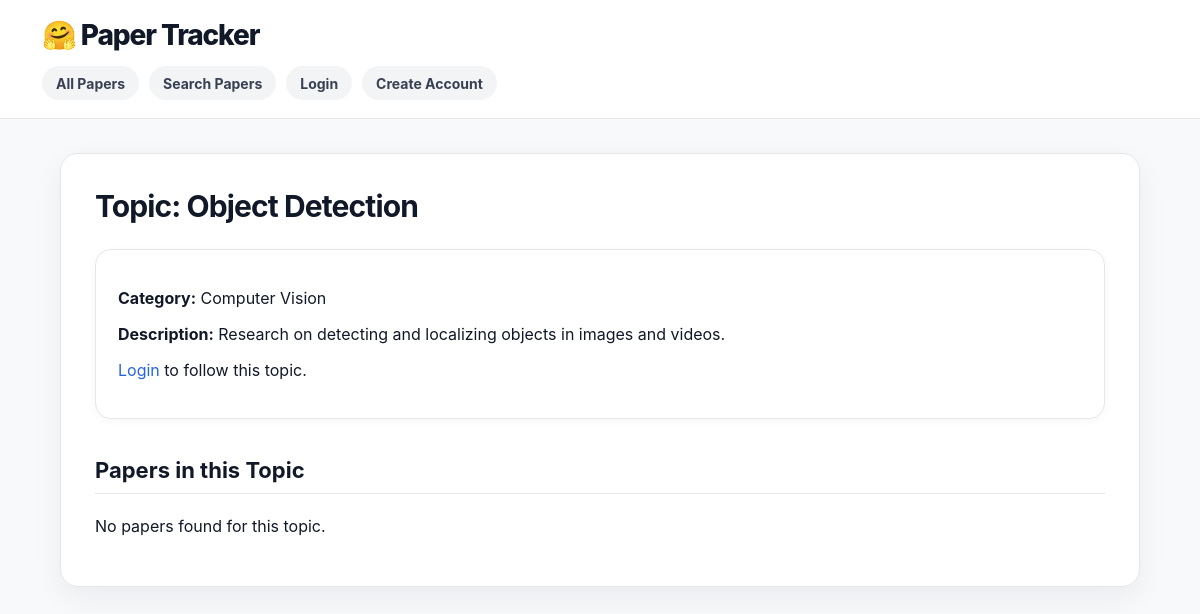
The app's page /paper_tracker/topic/1/, older data.
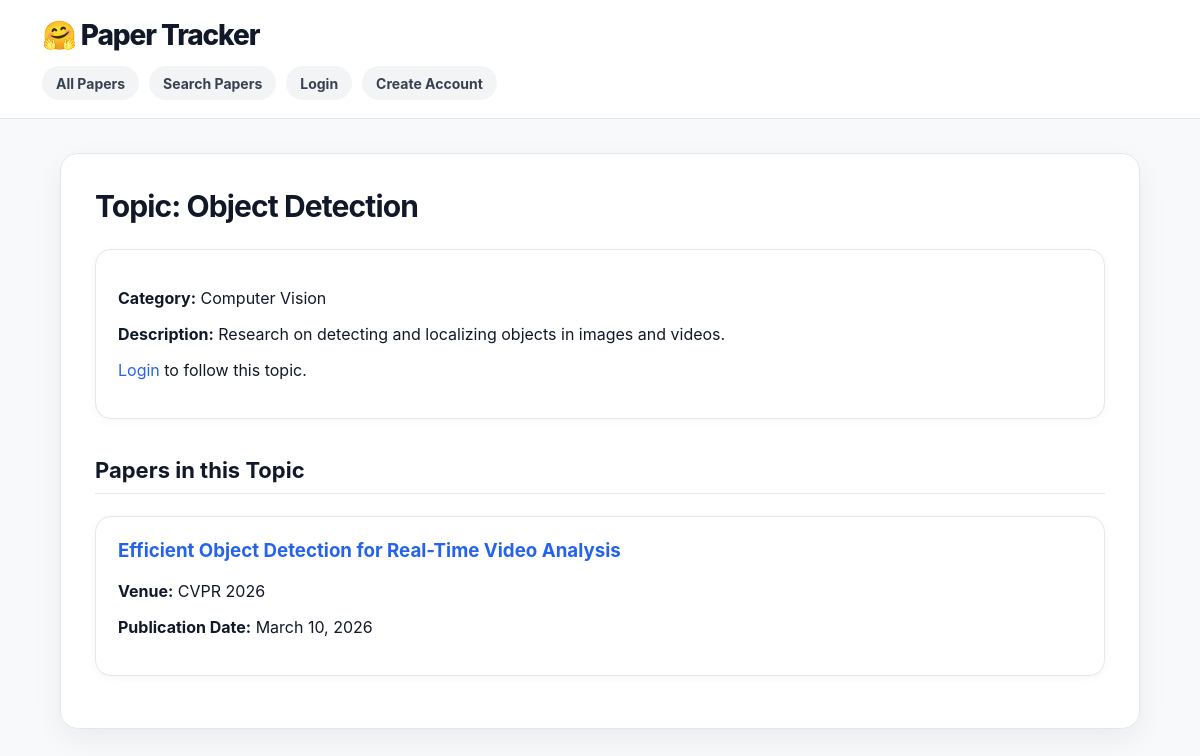
The same page, newer data.
### paper_tracker/models.py (models this page shows, shortened)
class Paper(models.Model):
    title = models.CharField(max_length=300)
    authors = models.ManyToManyField(Author, blank=True)
    abstract = models.TextField()
    publication_date = models.DateField()
    conference_or_journal_name = models.CharField(max_length=200)
    paper_link = models.URLField()
    pdf_link = models.URLField(blank=True)
    topic = models.ForeignKey(Topic, on_delete=models.SET_NULL, null=True, blank=True)
    institution = models.ForeignKey(Institution, on_delete=models.SET_NULL, null=True, blank=True)
    influence_score = models.IntegerField(default=0)
    thumbnail_image = models.ImageField(upload_to='paper_thumbnails/', blank=True, null=True)

### paper_tracker/views.py (the view, shortened to what this page needs)
# urls.py: path("topic/<int:pk>/", ShowTopicView.as_view(), name="show_topic"),
class ShowTopicView(DetailView):
    model = Topic
    template_name = "paper_tracker/show_topic.html"
    context_object_name = "topic"
    def get_context_data(self, **kwargs):
        context = super().get_context_data(**kwargs)
        topic = self.get_object()
        context["papers"] = topic.get_papers()
        context["my_profile"] = None
        context["is_following"] = False
        return context

### paper_tracker/models.py (called while the page is built)
    def get_papers(self):
        return Paper.objects.filter(topic=self)

### paper_tracker/templates/paper_tracker/show_topic.html (shortened to what this page needs)
{% extends 'paper_tracker/base.html' %}
{% block content %}
<h2>Topic: {{ topic.name }}</h2>
<div class="card">
    <p><strong>Category:</strong> {{ topic.category_type }}</p>
    <p><strong>Description:</strong> {{ topic.description }}</p>
    {% if user.is_authenticated %}
        {% if is_following %}
            <a class="button-link" href="{% url 'paper_tracker:unfollow_topic' topic.pk %}">
                Unfollow this topic
            </a>
        {% else %}
            <a class="button-link" href="{% url 'paper_tracker:follow_topic' topic.pk %}">
                Follow this topic
            </a>
        {% endif %}
    {% else %}
        <p>
            <a href="{% url 'paper_tracker:login' %}">Login</a>
            to follow this topic.
        </p>
    {% endif %}
</div>
<h3 class="section-title">Papers in this Topic</h3>
{% if papers %}
    {% for paper in papers %}
        <div class="card paper-card">
            <h3>
                <a href="{% url 'paper_tracker:show_paper' paper.pk %}">
                    {{ paper.title }}
                </a>
            </h3>
            <p><strong>Venue:</strong> {{ paper.conference_or_journal_name }}</p>
            <p><strong>Publication Date:</strong> {{ paper.publication_date }}</p>
        </div>
    {% endfor %}
{% else %}
    <p>No papers found for this topic.</p>
{% endif %}
{% endblock %}

Row changes from the older to the newer data that the page shows:
added Paper: title "Efficient Object Detection for Real-Time Video Analysis", conference_or_journal_name "CVPR 2026", publication_date "March 10, 2026"
Text that changed along with them:
text no longer shown: "No papers found for this topic."
